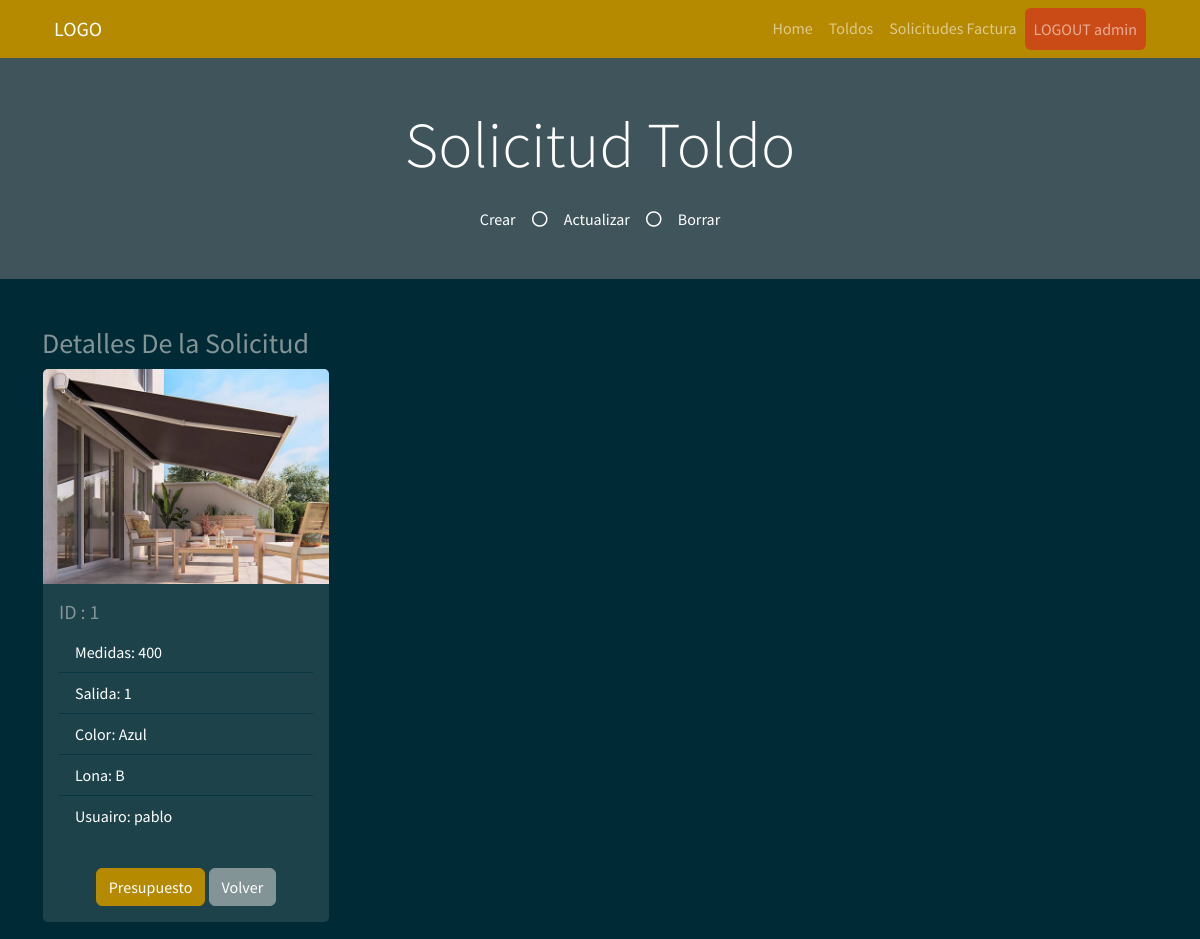
/create_factura/1 (signed in), run on the app's committed database.
### myapp/models.py (models this page shows)
    class PresupuestoToldo(db.Model):
        __tablename__ = "PresupuestoToldo"  # Nombre de la tabla que se crea
        PresupuestoToldo_id = db.Column("presupuestoToldo_id", db.Integer, Sequence(
            'presupuestoToldo_id_seq'),  primary_key=True)
        Ancho = db.Column(db.String(20))
        Salida = db.Column(db.Integer)
        Color = db.Column(db.String(30))
        TipoLona = db.Column(db.String(30))
        Usu = db.Column(db.String(30))

### myapp/views.py (the view, shortened to what this page needs)
    @app.route("/create_factura/<int:PresupuestoToldo_id>", methods=["GET", "POST"])
    def create_factura(PresupuestoToldo_id: int):
        if request.method == "GET":
            read_solicitud = db_access["read_solicitud"]
            factura = read_solicitud(PresupuestoToldo_id)
            usuario = session['usuario']
            usu = usuario
            return render_template("create_factura.html", factura=factura, usu=usu)

### myapp/templates/create_factura.html (shortened to what this page needs)
<!DOCTYPE html>
<html>
<head>
    <link href="https://cdn.jsdelivr.net/npm/bootstrap@5.1.3/dist/css/bootstrap.min.css" rel="stylesheet"
>
    <link rel="stylesheet" href="../static/style/bootstrap.min(8).css">
</head>
<body>
    {% include 'includes/navbar.html' %}
    <div class="jumbotron jumbotron-fluid bg-jumbotron" style=" background-color: rgba(128, 128, 128, 0.5);">
        <div class="container text-center py-5">
            <h3 class="text-white display-3 mb-4">Solicitud Toldo</h3>
            <div class="d-inline-flex align-items-center text-white">
                <p class="m-0">Crear</p>
                <i class="far fa-circle px-3"></i>
                <p class="m-0">Actualizar</p>
                <i class="far fa-circle px-3"></i>
                <p class="m-0">Borrar</p>
            </div>
        </div>
    </div>
    <div class="container">
        <div class="row mt-5 ">
            <div class="col-4">
                <p class="list-group">
                <h3>Detalles De la Solicitud</h3>
                <div class="card" style="width: 18rem;">
                    <img src="../static/style/img/toldo.jpg" class="card-img-top" alt="...">
                    <div class="card-body">
                        <h5 class="card-title">
                           ID :  {{factura.PresupuestoToldo_id}}
                        </h5>
                        <ul class="list-group list-group-flush">
                            <li class="list-group-item">
                               Medidas: {{factura.Ancho}}
                            </li>
                            <li class="list-group-item">
                                Salida: {{factura.Salida}}
                            </li>
                            <li class="list-group-item">
                                Color: {{factura.Color}}
                            </li>
                            <li class="list-group-item">
                                Lona: {{factura.TipoLona}}
                            </li>
                            <li class="list-group-item">
                                Usuairo: {{factura.Usu}}
                            </li>
                        </ul>
                    </div>
                    <div class="card-body mx-auto">
                        <form method="POST">
                            <button type="button" class="btn btn-primary" data-bs-target="#form"
                                data-bs-toggle="collapse">Presupuesto</button>
                            <a class="btn btn-secondary" href="/inicio">Volver</a>
                        </form>
                    </div>
                </div>
                </p>
            </div>
        </div>
    </div>
</body>
</html>

### data on the page
PresupuestoToldo: PresupuestoToldo_id "1", Ancho "400", Salida "1", Color "Azul", TipoLona "B", Usu "pablo"

### other printed values
{{ usu }} "admin"
